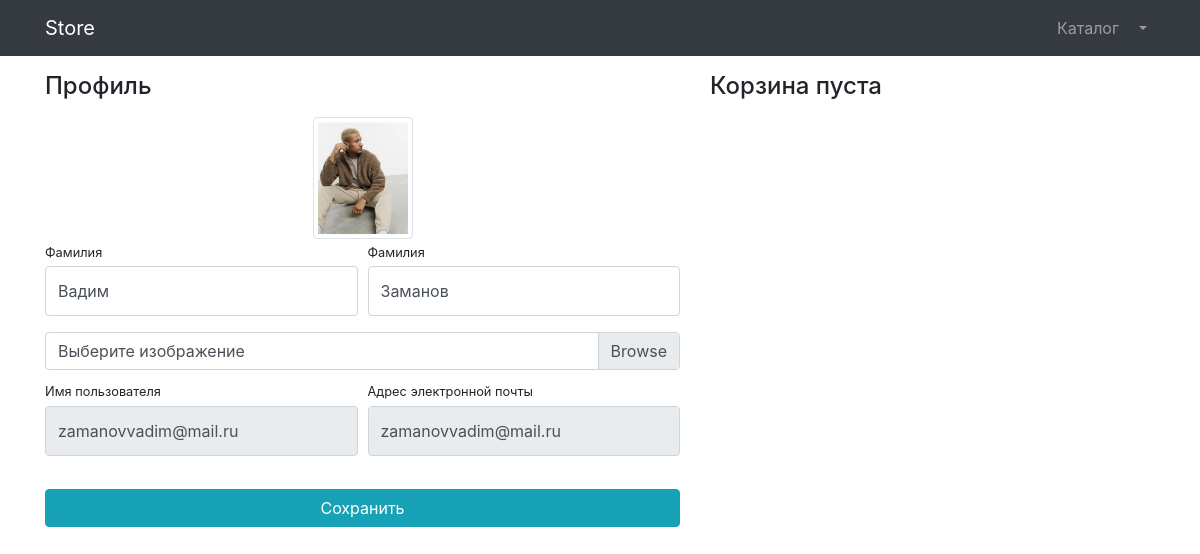
Page /users/profile/2/ (signed in) on the committed database.
### users/models.py (models this page shows)
class User(AbstractUser):
    image = models.ImageField(upload_to='users_images', null=True, blank=True)

### users/views.py (the view, shortened to what this page needs)
# urls.py: path('profile/<int:pk>/', login_required(UserProfileView.as_view()), name='profile'),
class UserProfileView(UpdateView):
    model = User
    form_class = UserProfileForm
    template_name = 'users/profile.html'
    def get_context_data(self, **kwargs):
        context = super(UserProfileView, self).get_context_data()
        context['title'] = 'Store - личный кабинет'
        context['baskets'] = Basket.objects.filter(user=self.object)
        return context

### users/forms.py
class UserProfileForm(UserChangeForm):
    first_name = forms.CharField(max_length=50, widget=forms.TextInput({
        'class': 'form-control py-4',
    }))
    last_name = forms.CharField(max_length=50, widget=forms.TextInput({
        'class': 'form-control py-4',
    }))
    image = forms.ImageField(max_length=50, widget=forms.FileInput({
        'class': 'custom-file-input',
        'required': False
    }))
    username = forms.CharField(max_length=50, widget=forms.TextInput({
        'class': 'form-control py-4',
        'readonly': True
    }))
    email = forms.CharField(max_length=50, widget=forms.EmailInput({
        'class': 'form-control py-4',
        'readonly': True
    }))
    class Meta:
        model = User
        fields = ['first_name', 'last_name', 'image', 'username', 'email']

### users/templates/users/profile.html (shortened to what this page needs)
{% extends 'products/base.html' %}
{% load static %}
{% block css %}
    <link href="/static/vendor/css/profile.css" rel="stylesheet">
{% endblock %}
{% block content %}
<div class="container">
    <div class="row">
        <div class="col-lg-7">
            <h4 class="mt-3 mb-3">Профиль</h4>
            <div class="col-lg-12 text-center">
                <img width="100" height="100"
                     src="{% if user.image %}
                            {{ user.image.url }}
                      {% else %}
                            {% static '/vendor/img/users/default_avatar.jpg' %}
                       {% endif %}"
                     class="img-thumbnail">
            </div>
            <form action="{% url 'users:profile' user.id %}", method="post" enctype="multipart/form-data">
                <div class="form-row">
                    <div class="col-lg-6">
                        <div class="form-group">
                           <label class="small mb-1" for="{{ form.first_name.id_for_label}}">Фамилия</label>
                            {{ form.first_name }}
                        </div>
                    </div>
                    <div class="col-lg-6">
                        <div class="form-group">
                            <label class="small mb-1" for="{{ form.last_name.id_for_label}}">Фамилия</label>
                            {{ form.last_name }}
                        </div>
                    </div>
                </div>
                <div class="form-row mb-2">
                    <div class="col-lg-12">
                        <div class="custom-file">
                            <label class="custom-file-label" for="{{ form.image.id_for_label }}">Выберите изображение</label>
                        </div>
                    </div>
                </div>
                <div class="form-row">
                    <div class="col-lg-6">
                        <label class="small mb-1" for="{{ form.username.id_for_label }}">Имя пользователя</label>
                        {{form.username}}
                    </div>
                    <div class="col-lg-6">
                        <label class="small mb-1" for="{{ form.email.id_for_label }}">Адрес электронной
                            почты</label>
                        {{ form.email }}
                    </div>
                </div>
                <div class="form-row">
                    <div class="col-lg-12" style="margin-top: 33px;">
                        <input class="btn btn-info btn-block" type="submit" value="Сохранить">
                    </div>
                </div>
            </form>
        </div>
        <div class="col-lg-5">
            {% include 'products/baskets.html' %}
        </div>
    </div>
</div>
{% endblock %}

### rows in the picture
User: image (picture), first_name "Вадим", last_name "Заманов", username "zamanovvadim@mail.ru", email "zamanovvadim@mail.ru"
